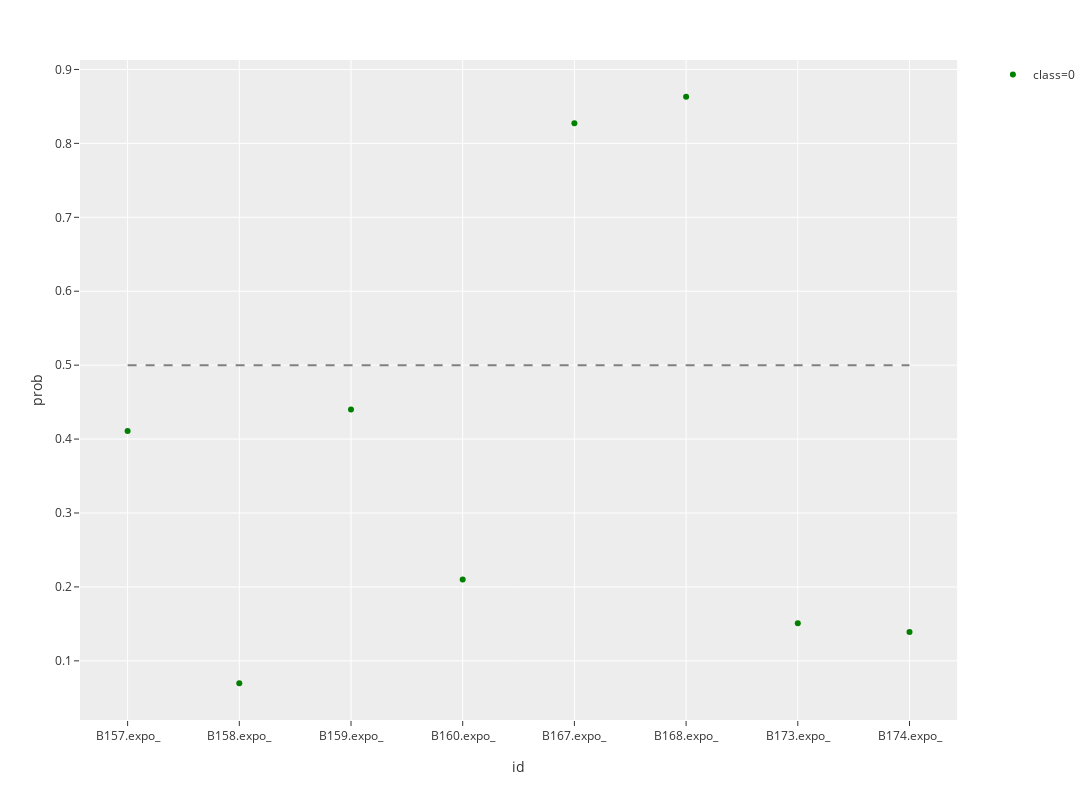

Notebook cell for this chart:
### Code cell
file_name = input("请输入原始数据的名称：")
data_path = 'C:/Users/pc/OneDrive/PLTTECH/Project/20191205_lung_cancer/rawdata/%s' % file_name + '.xlsx'
df = pd.read_excel(data_path)
df.iloc[:, 1:-1] = df.iloc[:, 1:-1].multiply(100)
df.head()

# 模型所用变量
selected_columns = ['id',
                    'Lymphocytes/CD3+',
                     'Lymphocytes/CD3+/CD4+/Q2: 158Gd_CD197_CCR7+ , 155Gd_CD45RA+',
                     'Lymphocytes/CD3+/CD8+/Granzyme B+',
                     'Lymphocytes/CD3+/CD8+/Q2: 158Gd_CD197_CCR7+ , 155Gd_CD45RA+',
                     'Lymphocytes/CD3-/B cells',
                     'Monocytes/CD14+CD16+',
                     'Monocytes/CD14+CD16-',
                     'Myeloid cells/CD56-CD14-/DC cells/mDC',
                     'Myeloid cells/HLA-DR-/MDSC',
                     'class']


# 模型系数
coefs = [-0.08390398717574404,
         -0.03610481980075306,
         0.0009420305861796553,
         -0.04410220170983452,
         0.014535886709334304,
         0.041009224243607194,
         -0.02724415803747987,
         0.08857334261005825,
         0.0003389571097505322
        ]

intercept = 0

plot_df = lungCancerPrediction(df, file_name)

### Figure 1 — Plotly figure (JSON) as saved in the notebook; plotly's stock layout.template omitted (floating-point values rounded to 4 significant figures)
{"data": [{"hoverlabel": {"namelength": 0}, "hovertemplate": "class=0<br>id=%{x}<br>prob=%{y}", "legendgroup": "class=0", "marker": {"color": "green", "symbol": "circle"}, "mode": "markers", "name": "class=0", "showlegend": true, "type": "scatter", "x": ["B157.expo_", "B158.expo_", "B159.expo_", "B160.expo_", "B167.expo_", "B168.expo_", "B173.expo_", "B174.expo_"], "xaxis": "x", "y": [0.4108, 0.06969, 0.4399, 0.2099, 0.8271, 0.8631, 0.151, 0.139], "yaxis": "y"}, {"line": {"color": "grey", "dash": "dash"}, "mode": "lines", "showlegend": false, "type": "scatter", "x": ["B157.expo_", "B174.expo_"], "y": [0.5, 0.5]}], "layout": {"height": 800, "legend": {"tracegroupgap": 0}, "margin": {"t": 60}, "width": 1200, "xaxis": {"anchor": "y", "domain": [0, 0.98], "title": {"text": "id"}}, "yaxis": {"anchor": "x", "domain": [0, 1], "title": {"text": "prob"}}}}
